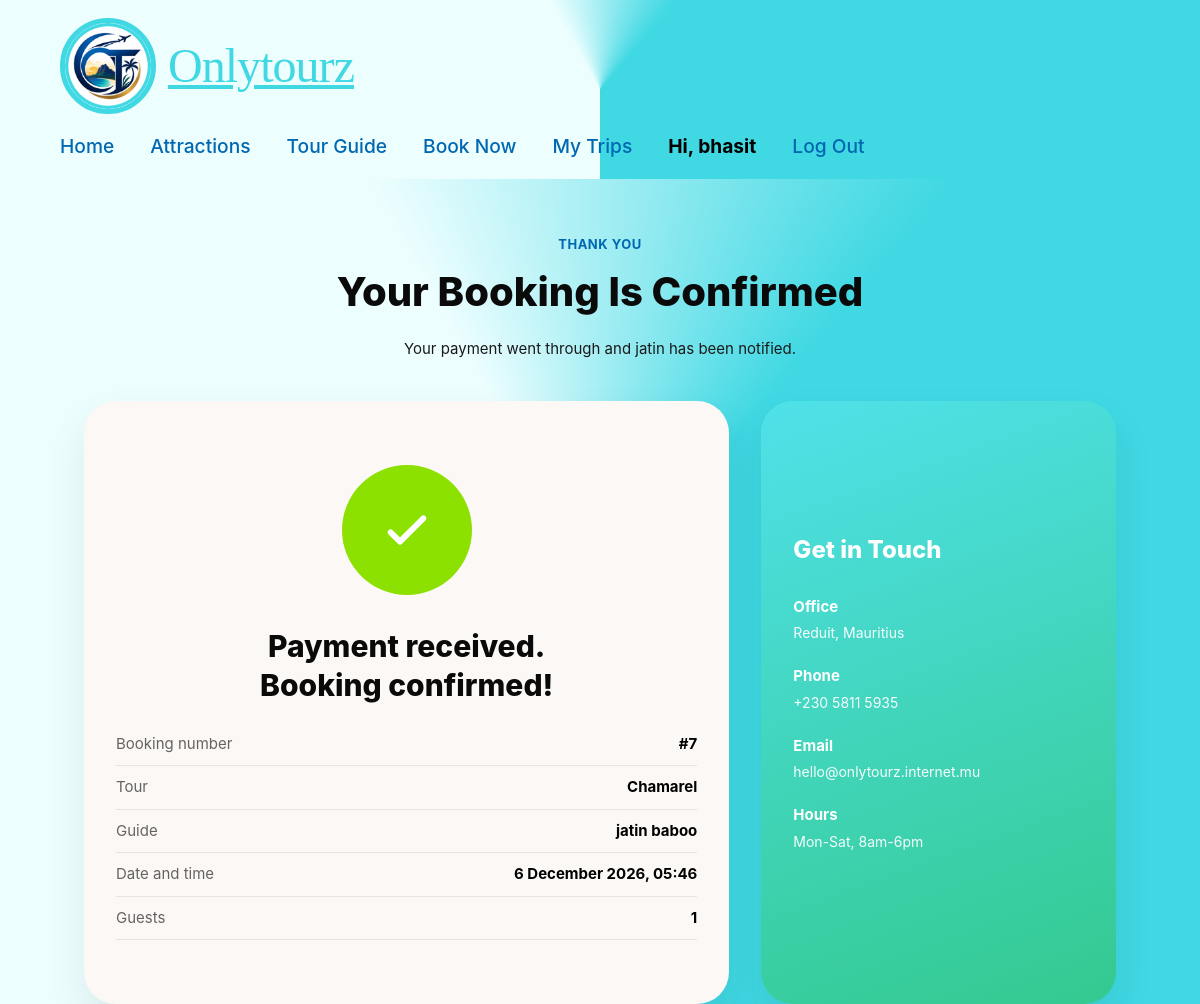
The app's page /booked/7/ (signed in) with its own data.
### OnlyToursApp/models.py (models this page shows, shortened)
class Booking(models.Model):
	BOOKING_STATUS_CHOICES = (
        ("PENDING" , "pending"),
        ("ACCEPTED" , "accepted"),
        ("DECLINED" , "declined"),
        ("CANCELLED" , "cancelled"),
        ("PAID" , "paid"),
        ("UNPAID" , "unpaid"),
    )
	BookingID = models.AutoField(primary_key=True, help_text='Unique ID for the booking')
	Customer = models.ForeignKey(Customer, on_delete=models.CASCADE, help_text="Choose a Customer")
	Listing = models.ForeignKey(Listings, on_delete=models.CASCADE, help_text="Choose a Tour")
	DateTimeRequested = models.DateTimeField(auto_now_add=True)
	TourDate = models.DateField()
	TimeSlot = models.TimeField(help_text='Enter the preferred time')
	TotalPrice = models.DecimalField(decimal_places=2, max_digits=10)
	NumberOfParticipants = models.IntegerField(null=True, blank=True, help_text='Enter the Number of Participants')
	BookingStatus = models.CharField(max_length=20, choices = BOOKING_STATUS_CHOICES)
	SpecialRequests = models.TextField(null=True, blank=True, max_length=500, help_text='Any special requests')

class Listings(models.Model):
	LISTING_STATUS_CHOICES = (
		("ACTIVE", "active"),
		("INACTIVE", "inactive"),
	)
	ListingID = models.AutoField(primary_key=True, help_text='Unique ID for the listing')
	Guide = models.ForeignKey(TourGuide, on_delete=models.CASCADE, help_text="Choose a Guide")
	TourName = models.CharField(null=False, blank=False, max_length=200, help_text='Enter the name of the tour')
	LDescription = models.TextField(null=False, blank=False, help_text='Enter a description of the tour')
	Duration = models.DecimalField(null=False, blank=False, max_digits=4, decimal_places=1, help_text='Enter the duration of the tour in hours')
	MeetingPoint = models.CharField(null=False, blank=False, max_length=200, help_text='Enter the meeting point of the tour')
	Price = models.DecimalField(null=False, blank=False, max_digits=10, decimal_places=2, help_text='Enter the price per person')
	AvailabilityDate = models.DateField(null=False, blank=False, help_text='Enter the date the tour is available')
	ListingsStatus = models.CharField(max_length=20, choices=LISTING_STATUS_CHOICES, help_text='Select the status of the listing')
	DateCreated = models.DateField(null=False, blank=False, auto_now_add=True)
	Attraction = models.ManyToManyField('Attractions')

### OnlyToursApp/views.py (the view)
# urls.py: path('booked/<int:booking_id>/', views.booked, name='booked'),
def booked(request,booking_id):
	customer = get_object_or_404(Customer, pk=request.user.pk)
	booking = get_object_or_404(Booking.objects.select_related('Listing', 'Listing__Guide'), pk=booking_id, Customer=customer)
	if booking.BookingStatus != 'PAID':
		return redirect('OnlyToursApp:pay', booking_id=booking.pk)
	paid_payments = Payment.objects.filter(BookingID=booking, PaymentStatus='PAID').order_by('-TransactionDate')
	payment = None
	if len(paid_payments) > 0:
		payment = paid_payments[0]
	return render(request, 'booked.html', {'booking': booking, 'payment': payment})

### OnlyToursApp/templates/booked.html (shortened to what this page needs)
{% extends 'base.html' %}
{% load static %}
{% block extra_css %}
  <link rel="stylesheet" href="{% static 'css/style-booked-only.css' %}?v=2">
{% endblock %}
{% block content %}
<div class="booked">
  <div class="booked-header">
    <div class="booked-hero">
      <p class="booked-eyebrow">THANK YOU</p>
      <h1 class="booked-title">Your Booking Is Confirmed</h1>
      <p class="booked-subtitle">
        Your payment went through and {{ booking.Listing.Guide.first_name }} has been notified.
      </p>
    </div>
  </div>
        <div class="booked-content">
            <div class="booked-card">
                <div class="booked-check">
                    <svg viewBox="0 0 24 24" fill="none" xmlns="http://www.w3.org/2000/svg">
                        <path d="M5 13l4 4L19 7" stroke="#ffffff" stroke-width="2.5"
                              stroke-linecap="round" stroke-linejoin="round" />
                    </svg>
                </div>
            	<p class="booked-message">Payment received.<br>Booking confirmed!</p>
       <dl class="receipt">
        <div><dt>Booking number</dt><dd>#{{ booking.BookingID }}</dd></div>
        <div><dt>Tour</dt><dd>{{ booking.Listing.TourName }}</dd></div>
        <div><dt>Guide</dt><dd>{{ booking.Listing.Guide.first_name }} {{ booking.Listing.Guide.last_name }}</dd></div>
        <div><dt>Date and time</dt><dd>{{ booking.TourDate|date:"j F Y" }}, {{ booking.TimeSlot|time:"H:i" }}</dd></div>
        <div><dt>Guests</dt><dd>{{ booking.NumberOfParticipants }}</dd></div>
      </dl>
    </div>
            <div class="booked-contact">
                <h2>Get in Touch</h2>
                <div class="booked-contact-item">
                    <h3>Office</h3>
                    <p>Reduit, Mauritius</p>
                </div>
                <div class="booked-contact-item">
                    <h3>Phone</h3>
                    <p>+230 5811 5935</p>
                </div>
                <div class="booked-contact-item">
                    <h3>Email</h3>
                    <p>hello@onlytourz.internet.mu</p>
                </div>
                <div class="booked-contact-item">
                    <h3>Hours</h3>
                    <p>Mon-Sat, 8am-6pm</p>
                </div>
            </div>
        </div>
    </div>
{% endblock %}

### OnlyToursApp/templates/partials/navbar.html (shortened to what this page needs)
{% load static %}
<header class="site-header site-brand-gradient">
  <a class="site-logo" href="{% url 'OnlyToursApp:home' %}">
    <img src="{% static 'images/image0.png' %}" alt="OnlyTours logo" />
    <span class="site-logo-text">
      <span class="script">Onlytourz</span>
    </span>
  </a>
  <nav aria-label="Main navigation">
    <ul class="site-nav">
      <li><a href="{% url 'OnlyToursApp:home' %}">Home</a></li>
      <li><a href="{% url 'OnlyToursApp:attractions' %}">Attractions</a></li>
      <li><a href="{% url 'OnlyToursApp:tourguides' %}">Tour Guide</a></li>
      {% if user.tourguide %}
      <li><a href="{% url 'OnlyToursApp:guide_bookings' %}">My Bookings</a></li>
      <li><a href="{% url 'OnlyToursApp:guide_listings' %}">My Listings</a></li>
      <li><a href="{% url 'OnlyToursApp:guide_reviews' %}">My Reviews</a></li>
      {% else %}
      <li><a href="{% url 'OnlyToursApp:booknow' %}">Book Now</a></li>
      {% if user.customer %}
      <li><a href="{% url 'OnlyToursApp:my_trips' %}">My Trips</a></li>
      {% endif %}
      {% endif %}
      {% if user.is_authenticated %}
      <li class="site-nav-user">Hi, {{ user.first_name|default:user.username }}</li>
      <li>
        <form class="site-nav-logout" method="post" action="{% url 'logout' %}">
          <button type="submit">Log Out</button>
        </form>
      </li>
      {% else %}
      <li><a href="{% url 'login' %}">Log In</a></li>
      <li><a href="{% url 'OnlyToursApp:register' %}">Register</a></li>
      {% endif %}
    </ul>
  </nav>
</header>

### OnlyToursApp/static/css/base.css (style rules this page uses)
:root { --logo: #3fd8e3; --headings: #0067b1; --accent: #fbba09; --text-body: rgba(0, 0, 0, 0.65); --input-bg: #efeded; --font-script: "Brush Script MT", "Segoe Script", cursive; --font-body: "Inter", system-ui, -apple-system, "Segoe UI", Roboto, Helvetica, Arial, sans-serif; --space-xs: clamp(0.5rem, 1vw, 0.75rem); --space-sm: clamp(0.75rem, 1.5vw, 1.25rem); --space-md: clamp(1.25rem, 3vw, 2.5rem); --space-lg: clamp(2rem, 5vw, 4rem); --space-xl: clamp(3rem, 8vw, 6rem); --radius-lg: clamp(20px, 3vw, 40px); --max-content-width: 1280px; }
*, *::before, *::after { box-sizing: border-box; }
html { -webkit-text-size-adjust: 100%; }
body { margin: 0; padding: 0; font-family: var(--font-body); color: #000; background: #ffffff; line-height: 1.5; overflow-x: hidden; }
a { text-decoration: none; color: inherit; }
img { max-width: 100%; display: block; }
button, input, select { font: inherit; }
.site-brand-gradient { background: conic-gradient( from 180deg at 50% 50%, rgba(237, 254, 255, 1) 41.8%, rgba(63, 216, 227, 1) 61.5% ); }
.site-header { padding: var(--space-sm) var(--space-lg); display: flex; flex-wrap: wrap; align-items: center; justify-content: space-between; gap: var(--space-sm); }
.site-logo { display: flex; align-items: center; gap: var(--space-xs); flex-shrink: 0; }
.site-logo img { border-radius: 50%; border: clamp(3px, 0.5vw, 5px) solid var(--logo); width: clamp(56px, 8vw, 96px); height: clamp(56px, 8vw, 96px); object-fit: cover; }
.site-logo-text { color: var(--logo); text-decoration: underline; white-space: nowrap; display: flex; align-items: baseline; gap: 0.25rem; }
.site-logo-text .script { font-family: var(--font-script); font-size: clamp(1.5rem, 4vw, 3rem); letter-spacing: -0.02em; }
.site-nav { display: flex; flex-wrap: wrap; align-items: center; gap: clamp(1rem, 3vw, 2.5rem); list-style: none; margin: 0; padding: 0; }
.site-nav a, .site-nav .site-nav-item, .site-nav-user, .site-nav-logout button { color: var(--headings); text-align: center; font-weight: 500; font-size: clamp(1rem, 1.6vw, 1.35rem); white-space: nowrap; }
.site-nav-user { font-weight: 700; color: #000; }
.site-nav-logout { margin: 0; }
.site-nav-logout button { background: none; border: none; padding: 0; cursor: pointer; font-family: inherit; }
body { display: flex; flex-direction: column; min-height: 100vh; }

### OnlyToursApp/static/css/style-booked-only.css (style rules this page uses)
.booked * { margin: 0; padding: 0; }
.booked { min-height: 70vh; background: conic-gradient( from 180deg at 50% 50%, rgba(237, 254, 255, 1) 41.8%, rgba(63, 216, 227, 1) 61.5% ); font-family: "Inter", sans-serif; }
.booked-hero { text-align: center; padding: 56px 24px 40px; }
.booked-eyebrow { color: #0067b1; font-weight: 700; letter-spacing: 0.04em; font-size: 13px; margin-bottom: 8px; }
.booked-title { font-size: 40px; font-weight: 800; color: #0a0a0a; margin-bottom: 16px; }
.booked-subtitle { max-width: 620px; margin: 0 auto; color: #1a1a1a; font-size: 15px; line-height: 1.5; }
.booked-content { display: flex; gap: 32px; align-items: stretch; max-width: 1080px; margin: auto; padding: 0 24px; }
.booked-card { flex: 2; background: #fbf8f5; border-radius: 32px; display: flex; flex-direction: column; align-items: center; justify-content: center; padding: 64px 32px; box-shadow: 0 20px 40px rgba(0, 0, 0, 0.08); }
.booked-check { width: 130px; height: 130px; border-radius: 50%; background: #8ce100; display: flex; align-items: center; justify-content: center; margin-bottom: 32px; }
.booked-check svg { width: 56px; height: 56px; }
.booked-message { font-size: 30px; font-weight: 800; color: #0a0a0a; text-align: center; line-height: 1.3; }
.receipt { align-self: stretch; margin-top: 28px; display: flex; flex-direction: column; gap: 10px; }
.receipt div { display: flex; justify-content: space-between; gap: 16px; border-bottom: 1px solid rgba(0, 0, 0, 0.08); padding-bottom: 10px; }
.receipt dt { color: rgba(0, 0, 0, 0.6); font-size: 15px; }
.receipt dd { font-weight: 700; font-size: 15px; text-align: right; }
.booked-contact { flex: 1; display: flex; flex-direction: column; justify-content: center; min-width: 260px; border-radius: 32px; background: linear-gradient(160deg, #4fe1e9 0%, #34c98f 100%); color: #ffffff; padding: 40px 32px; box-shadow: 0 20px 40px rgba(0, 0, 0, 0.08); }
.booked-contact h2 { font-size: 24px; font-weight: 800; margin-bottom: 28px; }
.booked-contact-item { margin-bottom: 22px; }
.booked-contact-item h3 { font-size: 15px; font-weight: 700; margin-bottom: 4px; }
.booked-contact-item p { font-size: 14px; opacity: 0.95; }

### records on screen
Booking: Listing.Guide.first_name "jatin", BookingID "7", Listing.TourName "Chamarel", Listing.Guide.last_name "baboo", TourDate "6 December 2026", TimeSlot "05:46", NumberOfParticipants "1"

### other values on screen
{{ user.first_name|default:user.username }} "bhasit"
